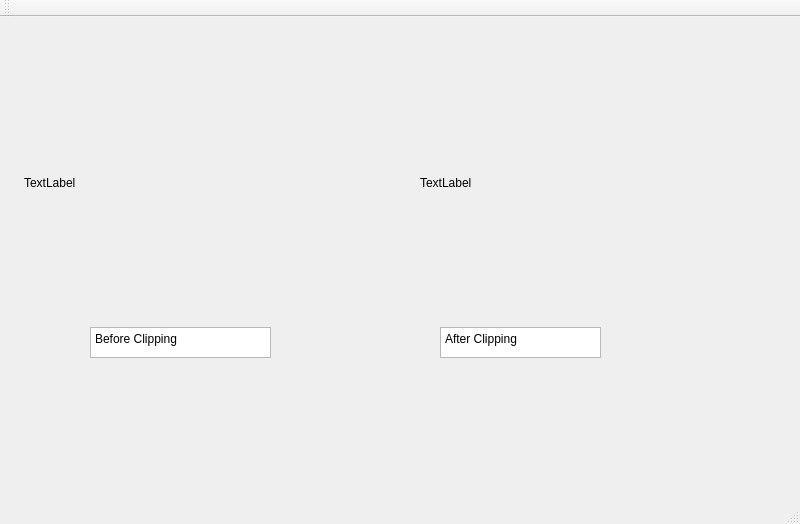
<?xml version="1.0" encoding="UTF-8"?>
<ui version="4.0">
 <class>MainWindow</class>
 <widget class="QMainWindow" name="MainWindow">
  <property name="geometry">
   <rect>
    <x>0</x>
    <y>0</y>
    <width>800</width>
    <height>524</height>
   </rect>
  </property>
  <property name="windowTitle">
   <string>MainWindow</string>
  </property>
  <widget class="QWidget" name="centralWidget">
   <widget class="QLabel" name="label">
    <property name="geometry">
     <rect>
      <x>24</x>
      <y>40</y>
      <width>331</width>
      <height>251</height>
     </rect>
    </property>
    <property name="text">
     <string>TextLabel</string>
    </property>
   </widget>
   <widget class="QLabel" name="label_2">
    <property name="geometry">
     <rect>
      <x>420</x>
      <y>40</y>
      <width>331</width>
      <height>251</height>
     </rect>
    </property>
    <property name="text">
     <string>TextLabel</string>
    </property>
   </widget>
   <widget class="QPlainTextEdit" name="plainTextEdit">
    <property name="geometry">
     <rect>
      <x>90</x>
      <y>310</y>
      <width>181</width>
      <height>31</height>
     </rect>
    </property>
    <property name="plainText">
     <string>Before Clipping</string>
    </property>
   </widget>
   <widget class="QPlainTextEdit" name="plainTextEdit_2">
    <property name="geometry">
     <rect>
      <x>440</x>
      <y>310</y>
      <width>161</width>
      <height>31</height>
     </rect>
    </property>
    <property name="plainText">
     <string>After Clipping</string>
    </property>
   </widget>
  </widget>
  <widget class="QMenuBar" name="menuBar">
   <property name="geometry">
    <rect>
     <x>0</x>
     <y>0</y>
     <width>800</width>
     <height>27</height>
    </rect>
   </property>
  </widget>
  <widget class="QToolBar" name="mainToolBar">
   <attribute name="toolBarArea">
    <enum>TopToolBarArea</enum>
   </attribute>
   <attribute name="toolBarBreak">
    <bool>false</bool>
   </attribute>
  </widget>
  <widget class="QStatusBar" name="statusBar"/>
 </widget>
 <layoutdefault spacing="6" margin="11"/>
 <resources/>
 <connections/>
</ui>
